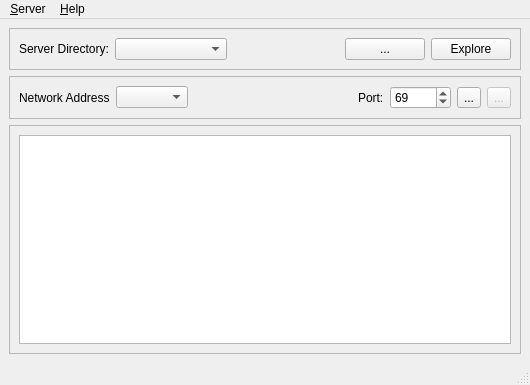
<?xml version="1.0" encoding="UTF-8"?>
<ui version="4.0">
 <class>MainWindow</class>
 <widget class="QMainWindow" name="MainWindow">
  <property name="geometry">
   <rect>
    <x>0</x>
    <y>0</y>
    <width>530</width>
    <height>385</height>
   </rect>
  </property>
  <property name="windowTitle">
   <string>TFTP Server</string>
  </property>
  <property name="windowIcon">
   <iconset resource="TftpServer.qrc">
    <normaloff>:/icons/resources/app.png</normaloff>:/icons/resources/app.png</iconset>
  </property>
  <widget class="QWidget" name="centralwidget">
   <layout class="QVBoxLayout" name="verticalLayout">
    <item>
     <widget class="QFrame" name="frame">
      <property name="frameShape">
       <enum>QFrame::StyledPanel</enum>
      </property>
      <property name="frameShadow">
       <enum>QFrame::Raised</enum>
      </property>
      <layout class="QHBoxLayout" name="horizontalLayout">
       <item>
        <widget class="QLabel" name="label">
         <property name="text">
          <string>Server Directory:</string>
         </property>
        </widget>
       </item>
       <item>
        <widget class="QComboBox" name="folders">
         <property name="sizePolicy">
          <sizepolicy hsizetype="Expanding" vsizetype="Fixed">
           <horstretch>0</horstretch>
           <verstretch>0</verstretch>
          </sizepolicy>
         </property>
         <property name="insertPolicy">
          <enum>QComboBox::InsertAtTop</enum>
         </property>
         <property name="sizeAdjustPolicy">
          <enum>QComboBox::AdjustToContents</enum>
         </property>
        </widget>
       </item>
       <item>
        <spacer name="horizontalSpacer">
         <property name="orientation">
          <enum>Qt::Horizontal</enum>
         </property>
         <property name="sizeHint" stdset="0">
          <size>
           <width>40</width>
           <height>20</height>
          </size>
         </property>
        </spacer>
       </item>
       <item>
        <widget class="QPushButton" name="selectFolder">
         <property name="sizePolicy">
          <sizepolicy hsizetype="Minimum" vsizetype="Fixed">
           <horstretch>0</horstretch>
           <verstretch>0</verstretch>
          </sizepolicy>
         </property>
         <property name="toolTip">
          <string>&lt;html&gt;&lt;head/&gt;&lt;body&gt;&lt;p&gt;Select the working directory.&lt;/p&gt;&lt;/body&gt;&lt;/html&gt;</string>
         </property>
         <property name="text">
          <string>...</string>
         </property>
        </widget>
       </item>
       <item>
        <widget class="QPushButton" name="browseFolder">
         <property name="toolTip">
          <string>&lt;html&gt;&lt;head/&gt;&lt;body&gt;&lt;p&gt;Open a file browser at the current working folder.&lt;/p&gt;&lt;/body&gt;&lt;/html&gt;</string>
         </property>
         <property name="text">
          <string>Explore</string>
         </property>
         <property name="autoDefault">
          <bool>false</bool>
         </property>
        </widget>
       </item>
      </layout>
     </widget>
    </item>
    <item>
     <widget class="QFrame" name="frame_2">
      <property name="frameShape">
       <enum>QFrame::StyledPanel</enum>
      </property>
      <property name="frameShadow">
       <enum>QFrame::Raised</enum>
      </property>
      <layout class="QHBoxLayout" name="horizontalLayout_2">
       <item>
        <widget class="QLabel" name="label_2">
         <property name="text">
          <string>Network Address</string>
         </property>
        </widget>
       </item>
       <item>
        <widget class="QComboBox" name="ipAddresses"/>
       </item>
       <item>
        <spacer name="horizontalSpacer_2">
         <property name="orientation">
          <enum>Qt::Horizontal</enum>
         </property>
         <property name="sizeHint" stdset="0">
          <size>
           <width>40</width>
           <height>20</height>
          </size>
         </property>
        </spacer>
       </item>
       <item alignment="Qt::AlignRight">
        <widget class="QLabel" name="label_3">
         <property name="text">
          <string>Port:</string>
         </property>
        </widget>
       </item>
       <item alignment="Qt::AlignRight">
        <widget class="QSpinBox" name="portNum">
         <property name="maximum">
          <number>65535</number>
         </property>
         <property name="value">
          <number>69</number>
         </property>
        </widget>
       </item>
       <item>
        <widget class="QToolButton" name="startButton">
         <property name="text">
          <string>...</string>
         </property>
         <property name="icon">
          <iconset resource="TftpServer.qrc">
           <normaloff>:/icons/resources/media-playback-start.png</normaloff>:/icons/resources/media-playback-start.png</iconset>
         </property>
        </widget>
       </item>
       <item>
        <widget class="QToolButton" name="stopButton">
         <property name="enabled">
          <bool>false</bool>
         </property>
         <property name="text">
          <string>...</string>
         </property>
         <property name="icon">
          <iconset resource="TftpServer.qrc">
           <normaloff>:/icons/resources/media-playback-stop.png</normaloff>:/icons/resources/media-playback-stop.png</iconset>
         </property>
        </widget>
       </item>
      </layout>
     </widget>
    </item>
    <item>
     <widget class="QScrollArea" name="scrollArea">
      <property name="widgetResizable">
       <bool>true</bool>
      </property>
      <widget class="QWidget" name="scrollAreaWidgetContents">
       <property name="geometry">
        <rect>
         <x>0</x>
         <y>0</y>
         <width>516</width>
         <height>245</height>
        </rect>
       </property>
       <layout class="QVBoxLayout" name="verticalLayout_2">
        <item>
         <widget class="QTextEdit" name="log">
          <property name="readOnly">
           <bool>true</bool>
          </property>
         </widget>
        </item>
       </layout>
      </widget>
     </widget>
    </item>
   </layout>
  </widget>
  <widget class="QMenuBar" name="menubar">
   <property name="geometry">
    <rect>
     <x>0</x>
     <y>0</y>
     <width>530</width>
     <height>21</height>
    </rect>
   </property>
   <widget class="QMenu" name="menuServer">
    <property name="title">
     <string>&amp;Server</string>
    </property>
    <addaction name="actionStart_Server"/>
    <addaction name="actionStop_Serving"/>
    <addaction name="actionSettings"/>
    <addaction name="separator"/>
    <addaction name="actionQuit"/>
   </widget>
   <widget class="QMenu" name="menuHelp">
    <property name="title">
     <string>&amp;Help</string>
    </property>
    <addaction name="actionAbout"/>
   </widget>
   <addaction name="menuServer"/>
   <addaction name="menuHelp"/>
  </widget>
  <widget class="QStatusBar" name="statusbar"/>
  <action name="actionStart_Server">
   <property name="icon">
    <iconset resource="TftpServer.qrc">
     <normaloff>:/icons/resources/media-playback-start.png</normaloff>:/icons/resources/media-playback-start.png</iconset>
   </property>
   <property name="text">
    <string>&amp;Start Server</string>
   </property>
  </action>
  <action name="actionQuit">
   <property name="text">
    <string>&amp;Quit</string>
   </property>
  </action>
  <action name="actionAbout">
   <property name="text">
    <string>&amp;About</string>
   </property>
  </action>
  <action name="actionStop_Serving">
   <property name="enabled">
    <bool>false</bool>
   </property>
   <property name="icon">
    <iconset resource="TftpServer.qrc">
     <normaloff>:/icons/resources/media-playback-stop.png</normaloff>:/icons/resources/media-playback-stop.png</iconset>
   </property>
   <property name="text">
    <string>Sto&amp;p Serving</string>
   </property>
  </action>
  <action name="actionSettings">
   <property name="text">
    <string>S&amp;ettings</string>
   </property>
  </action>
  <action name="actionOpen_Working_Folder">
   <property name="text">
    <string>Open Working Folder</string>
   </property>
   <property name="toolTip">
    <string>Open working folder</string>
   </property>
  </action>
 </widget>
 <resources>
  <include location="TftpServer.qrc"/>
 </resources>
 <connections>
  <connection>
   <sender>actionQuit</sender>
   <signal>triggered()</signal>
   <receiver>MainWindow</receiver>
   <slot>close()</slot>
   <hints>
    <hint type="sourcelabel">
     <x>-1</x>
     <y>-1</y>
    </hint>
    <hint type="destinationlabel">
     <x>264</x>
     <y>192</y>
    </hint>
   </hints>
  </connection>
  <connection>
   <sender>startButton</sender>
   <signal>clicked()</signal>
   <receiver>actionStart_Server</receiver>
   <slot>trigger()</slot>
   <hints>
    <hint type="sourcelabel">
     <x>475</x>
     <y>86</y>
    </hint>
    <hint type="destinationlabel">
     <x>-1</x>
     <y>-1</y>
    </hint>
   </hints>
  </connection>
  <connection>
   <sender>stopButton</sender>
   <signal>clicked()</signal>
   <receiver>actionStop_Serving</receiver>
   <slot>trigger()</slot>
   <hints>
    <hint type="sourcelabel">
     <x>505</x>
     <y>86</y>
    </hint>
    <hint type="destinationlabel">
     <x>-1</x>
     <y>-1</y>
    </hint>
   </hints>
  </connection>
 </connections>
</ui>
